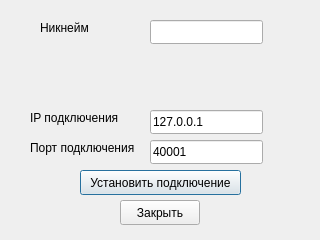
<?xml version="1.0" encoding="UTF-8"?>
<ui version="4.0">
 <class>ConnectionWindow</class>
 <widget class="QDialog" name="ConnectionWindow">
  <property name="geometry">
   <rect>
    <x>0</x>
    <y>0</y>
    <width>320</width>
    <height>240</height>
   </rect>
  </property>
  <property name="windowTitle">
   <string>Dialog</string>
  </property>
  <widget class="QLabel" name="labelNickname">
   <property name="geometry">
    <rect>
     <x>40</x>
     <y>20</y>
     <width>55</width>
     <height>16</height>
    </rect>
   </property>
   <property name="text">
    <string>Никнейм</string>
   </property>
  </widget>
  <widget class="QLabel" name="labelIP">
   <property name="geometry">
    <rect>
     <x>30</x>
     <y>110</y>
     <width>101</width>
     <height>16</height>
    </rect>
   </property>
   <property name="text">
    <string>IP подключения</string>
   </property>
  </widget>
  <widget class="QLabel" name="labelForeignPort">
   <property name="geometry">
    <rect>
     <x>30</x>
     <y>140</y>
     <width>111</width>
     <height>16</height>
    </rect>
   </property>
   <property name="text">
    <string>Порт подключения</string>
   </property>
  </widget>
  <widget class="QLineEdit" name="NicknameEdit">
   <property name="geometry">
    <rect>
     <x>150</x>
     <y>20</y>
     <width>113</width>
     <height>24</height>
    </rect>
   </property>
  </widget>
  <widget class="QLineEdit" name="RemoteIPEdit">
   <property name="geometry">
    <rect>
     <x>150</x>
     <y>110</y>
     <width>113</width>
     <height>24</height>
    </rect>
   </property>
   <property name="text">
    <string>127.0.0.1</string>
   </property>
  </widget>
  <widget class="QLineEdit" name="RemotePortEdit">
   <property name="geometry">
    <rect>
     <x>150</x>
     <y>140</y>
     <width>113</width>
     <height>24</height>
    </rect>
   </property>
   <property name="text">
    <string>40001</string>
   </property>
  </widget>
  <widget class="QPushButton" name="ConnectButton">
   <property name="enabled">
    <bool>true</bool>
   </property>
   <property name="geometry">
    <rect>
     <x>80</x>
     <y>170</y>
     <width>161</width>
     <height>25</height>
    </rect>
   </property>
   <property name="text">
    <string>Установить подключение</string>
   </property>
  </widget>
  <widget class="QPushButton" name="CancelButton">
   <property name="geometry">
    <rect>
     <x>120</x>
     <y>200</y>
     <width>80</width>
     <height>25</height>
    </rect>
   </property>
   <property name="text">
    <string>Закрыть</string>
   </property>
  </widget>
 </widget>
 <resources/>
 <connections/>
</ui>
